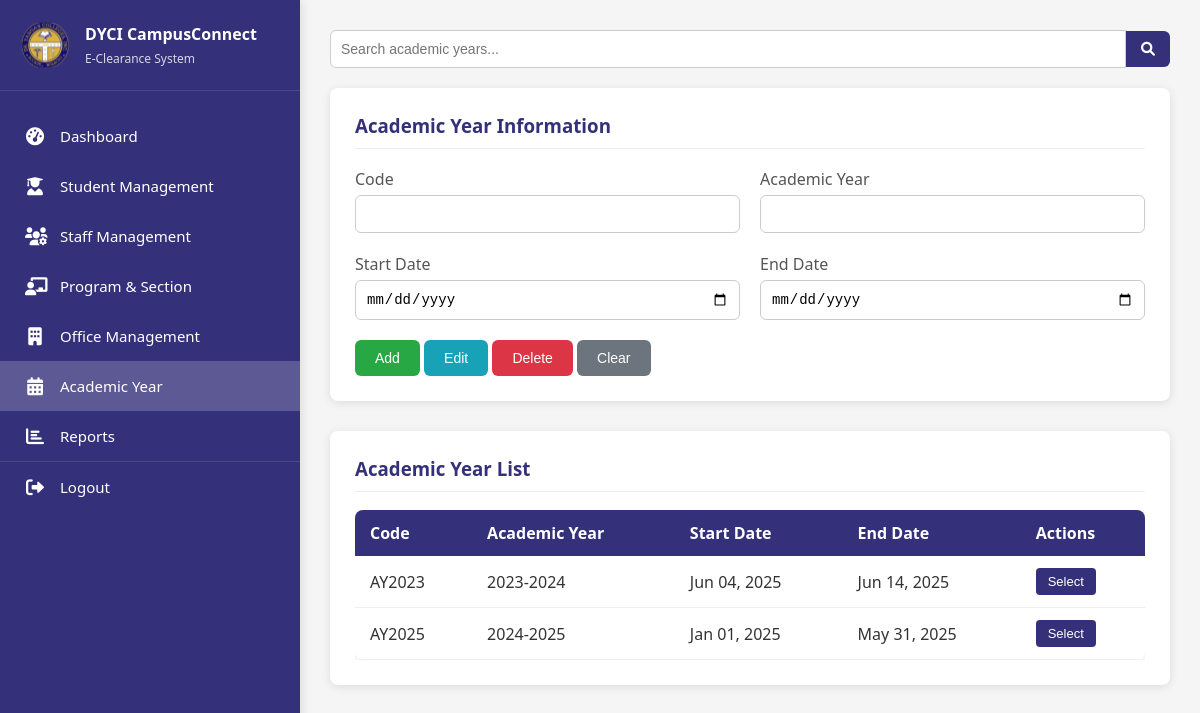
Page /pages/academicyear.php on the earlier database version.
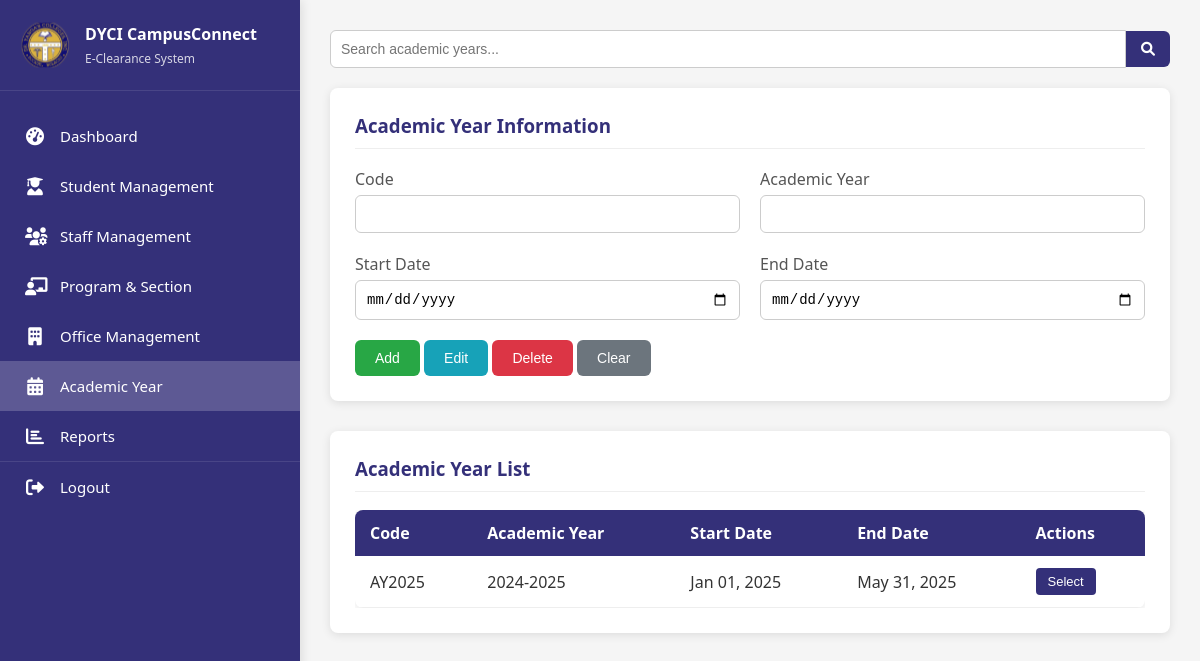
Same page on the later database version.
### tables this page shows
CREATE TABLE `academicyears` (
  `Code` varchar(50) NOT NULL,
  `AcademicYear` varchar(50) NOT NULL,
  `StartDate` date NOT NULL,
  `EndDate` date NOT NULL
);

### pages/academicyear.php (the view, shortened to what the changed rows need)
<?php
include '../includes/db_connect.php';
$ay_sql = "SELECT * FROM academicyears";
$ay_result = $conn->query($ay_sql);
?>
<!DOCTYPE html>
<html lang="en">
<head>
<link rel="stylesheet" href="https://cdnjs.cloudflare.com/ajax/libs/font-awesome/6.0.0/css/all.min.css">
</head>
<body>
<nav class="sidebar">
    <div class="logo-container">
        <div class="logo-text">
            <h2>DYCI CampusConnect</h2>
        </div>
    </div>
</nav>
<div class="container">
    <div class="panel">
        <div class="scrollable-content">
            <table>
                <thead>
                    <tr>
                        <th>Code</th>
                        <th>Academic Year</th>
                        <th>Start Date</th>
                        <th>End Date</th>
                        <th>Actions</th>
                    </tr>
                </thead>
                <tbody>
                    <?php while ($ay = $ay_result->fetch_assoc()) { ?>
                        <tr onclick="selectAY('<?php echo $ay['Code']; ?>', '<?php echo $ay['AcademicYear']; ?>', '<?php echo $ay['StartDate']; ?>', '<?php echo $ay['EndDate']; ?>')">
                            <td><?php echo $ay['Code']; ?></td>
                            <td><?php echo $ay['AcademicYear']; ?></td>
                            <td><?php echo date('M d, Y', strtotime($ay['StartDate'])); ?></td>
                            <td><?php echo date('M d, Y', strtotime($ay['EndDate'])); ?></td>
                            <td><button type="button">Select</button></td>
                        </tr>
                    <?php } ?>
                </tbody>
            </table>
        </div>
    </div>
</div>
</body>
</html>

Differences in the rows shown:
removed academicyears: Code "AY2023", AcademicYear "2023-2024", StartDate "Jun 04, 2025", EndDate "Jun 14, 2025"
